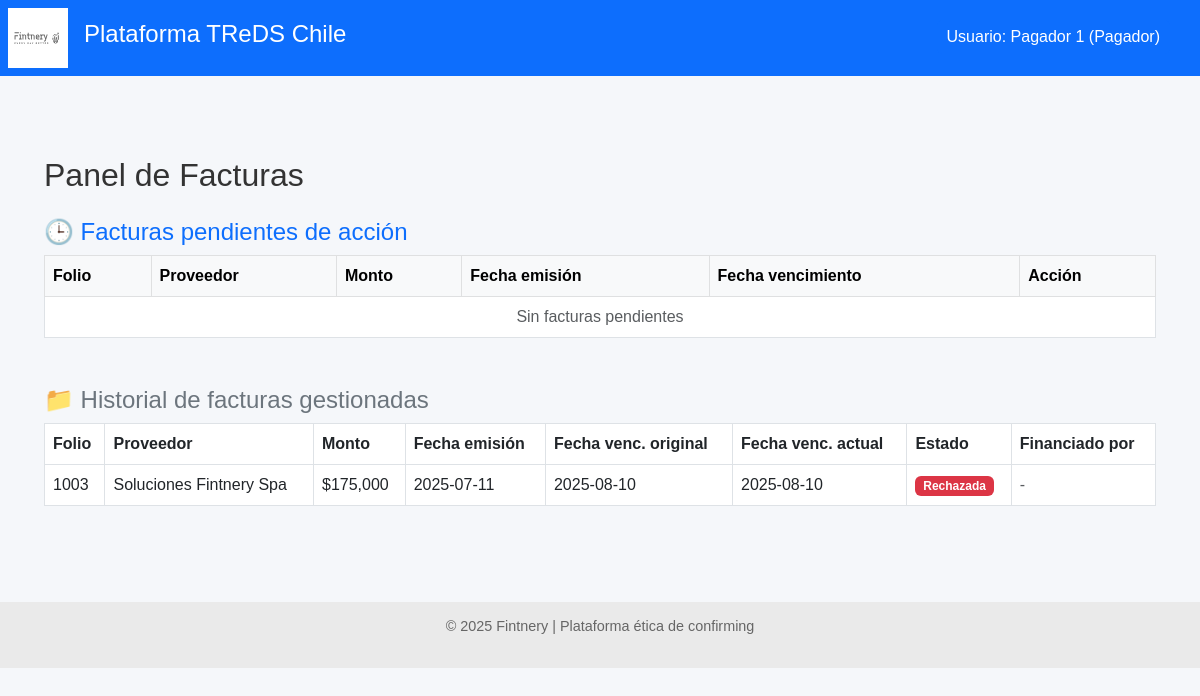
The app's page /pagador/facturas (signed in), older data.
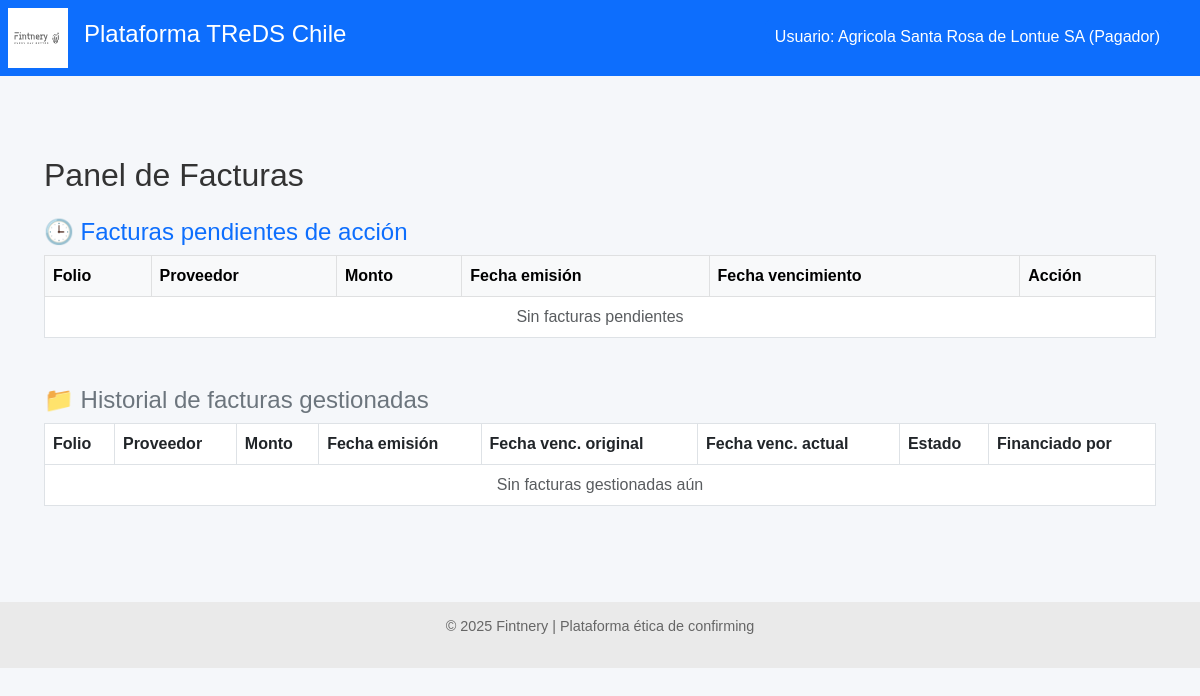
The same page, newer data.
### models.py (models this page shows)
class FacturaDB(Base):
    __tablename__ = "facturas"
    id = Column(Integer, primary_key=True, index=True)
    rut_emisor = Column(String, index=True)
    rut_receptor = Column(String)
    tipo_dte = Column(String)
    folio = Column(Integer)
    monto = Column(Integer)
    estado_dte = Column(String)
    razon_social_emisor = Column(String)
    razon_social_receptor = Column(String)
    fecha_emision = Column(Date)
    fecha_vencimiento = Column(Date)
    fecha_vencimiento_original = Column(Date, nullable=True)
    modificacion_aceptada_por_proveedor = Column(Boolean, nullable=True, default=None)
    confirming_solicitado = Column(Boolean, default=False)
    origen_confirmacion = Column(String, default="Desconocido")
    financiador_adjudicado = Column(Integer, ForeignKey("financiadores.id"), nullable=True)
    proveedor_id = Column(Integer, ForeignKey("proveedores.id"))
    proveedor = relationship("Proveedor", back_populates="facturas")
    pagador_id = Column(Integer, ForeignKey("pagadores.id"))
    pagador = relationship("Pagador", back_populates="facturas")
    ofertas = relationship("OfertaFinanciamiento", back_populates="factura")
    financiador = relationship(
        "Financiador",
        primaryjoin=Financiador.id == foreign(cast(financiador_adjudicado, Integer)), viewonly=True,
        uselist=False,
    )

class Pagador(Base):
    __tablename__ = "pagadores"
    id = Column(Integer, primary_key=True, index=True)
    nombre = Column(String, nullable=False)
    rut = Column(String, unique=True, index=True, nullable=False)
    usuario = Column(String, unique=True, index=True, nullable=False)
    clave_hash = Column(String, nullable=False)
    facturas = relationship("FacturaDB", back_populates="pagador")

### routers/pagador.py (the view)
@router.get("/facturas")
def ver_facturas_pagador(request: Request, db: Session = Depends(get_db)):
    pagador_id = request.session.get("pagador_id")
    if not pagador_id:
        return RedirectResponse(url="/pagador/login", status_code=303)
    pagador = db.query(Pagador).get(pagador_id)
    if not pagador:
        request.session.clear()
        return RedirectResponse(url="/pagador/login", status_code=303)
    facturas_pendientes = db.query(FacturaDB).filter(
        FacturaDB.rut_receptor == pagador.rut,
        FacturaDB.estado_dte == "Confirmación solicitada al pagador"
    ).all()
    facturas_gestionadas = db.query(FacturaDB).filter(
        FacturaDB.rut_receptor == pagador.rut,
        FacturaDB.estado_dte.in_([
            "Confirmada por pagador",
            "Rechazada por pagador",
            "Enviado a confirming",
            "Confirming adjudicado"
        ])
    ).all()
    return templates.TemplateResponse(
        "facturas_pagador.html",
        {
            "request": request,
            "facturas_pendientes": facturas_pendientes,
            "facturas_gestionadas": facturas_gestionadas,
            "pagador_nombre": pagador.nombre
        }
    )

### templates/facturas_pagador.html (shortened to what this page needs)
{% extends "base.html" %}
{% block content %}
<div class="container mt-5">
    <h2 class="mb-4">Panel de Facturas</h2>
    <h4 class="text-primary">🕒 Facturas pendientes de acción</h4>
    <table class="table table-bordered table-hover bg-white mb-5">
        <thead class="table-light">
            <tr>
                <th>Folio</th>
                <th>Proveedor</th>
                <th>Monto</th>
                <th>Fecha emisión</th>
                <th>Fecha vencimiento</th>
                <th>Acción</th>
            </tr>
        </thead>
        <tbody>
        {% for f in facturas_pendientes %}
            <tr>
                <td>{{ f.folio }}</td>
                <td>{{ f.razon_social_emisor }}</td>
                <td>${{ "{:,.0f}".format(f.monto) }}</td>
                <td>{{ f.fecha_emision }}</td>
                <td>
                    <form method="post" action="/pagador/editar-vencimiento/{{ f.id }}" class="d-flex">
                        <input type="date" name="nueva_fecha_vencimiento" class="form-control form-control-sm me-2" value="{{ f.fecha_vencimiento }}">
                        <button type="submit" class="btn btn-sm btn-outline-secondary">Cambiar</button>
                    </form>
                </td>
                <td>
                    <form method="post" action="/pagador/confirmar-factura/{{ f.id }}" style="display:inline;">
                        <button class="btn btn-sm btn-success">Confirmar</button>
                    </form>
                    <form method="post" action="/pagador/rechazar-factura/{{ f.id }}" style="display:inline;">
                        <button class="btn btn-sm btn-danger">Rechazar</button>
                    </form>
                </td>
            </tr>
        {% else %}
            <tr><td colspan="6" class="text-center text-muted">Sin facturas pendientes</td></tr>
        {% endfor %}
        </tbody>
    </table>
    <h4 class="text-secondary">📁 Historial de facturas gestionadas</h4>
    <table class="table table-bordered table-hover bg-light">
        <thead style="background-color: #0d6efd;" class="text-white">
            <tr>
                <th>Folio</th>
                <th>Proveedor</th>
                <th>Monto</th>
                <th>Fecha emisión</th>
                <th>Fecha venc. original</th>
                <th>Fecha venc. actual</th>
                <th>Estado</th>
                <th>Financiado por</th>
            </tr>
        </thead>
        <tbody>
        {% for f in facturas_gestionadas %}
            <tr>
                <td>{{ f.folio }}</td>
                <td>{{ f.razon_social_emisor }}</td>
                <td>${{ "{:,.0f}".format(f.monto) }}</td>
                <td>{{ f.fecha_emision }}</td>
                <td>{{ f.fecha_vencimiento_original }}</td>
                <td>{{ f.fecha_vencimiento }}</td>
                <td>
                    {% if f.estado_dte == "Confirmada por pagador" %}
                        <span class="badge bg-success">Confirmada</span>
                    {% elif f.estado_dte == "Rechazada por pagador" %}
                        <span class="badge bg-danger">Rechazada</span>
                    {% endif %}
                </td>
                <td>
                    {% if f.financiador_adjudicado %}
                        {{ f.financiador_adjudicado }}
                    {% else %}
                        <span class="text-muted">-</span>
                    {% endif %}
                </td>
            </tr>
        {% else %}
            <tr><td colspan="8" class="text-center text-muted">Sin facturas gestionadas aún</td></tr>
        {% endfor %}
        </tbody>
    </table>
</div>
{% endblock %}

### templates/base.html (shortened to what this page needs)
<!DOCTYPE html>
<html lang="es">
<head>
    <link href="https://cdn.jsdelivr.net/npm/bootstrap@5.3.0/dist/css/bootstrap.min.css" rel="stylesheet">
    <link rel="stylesheet" href="/static/styles.css">
</head>
<body>
    <header class="main-header d-flex align-items-center bg-primary text-white p-2">
        <img src="/static/LogoFIntneryWeb.svg" alt="Fintnery" class="logo me-3" style="height: 60px;">
        <h1 class="titulo-principal">Plataforma TReDS Chile</h1>
    </header>
    <main>
        {% block content %}{% endblock %}
    </main>
    <footer class="footer text-center mt-5">
        <p>&copy; 2025 Fintnery | Plataforma ética de confirming</p>
    </footer>
    {% if financiador_nombre or proveedor_nombre or pagador_nombre %}
    <div style="position: absolute; top: 20px; right: 30px; color: white; background-color: #0d6efd; padding: 5px 10px; border-radius: 5px;">
        Usuario:
        {% if pagador_nombre %}{{ pagador_nombre }} (Pagador){% endif %}
    </div>
    {% endif %}
</body>
</html>

Row changes from the older to the newer data that the page shows:
no longer on this page (row edited): FacturaDB: folio "1003", razon_social_emisor "Soluciones Fintnery Spa", monto "175,000", fecha_emision "2025-07-11", fecha_vencimiento_original "2025-08-10", fecha_vencimiento "2025-08-10", shows "Rechazada"
changed Pagador: nombre "Pagador 1" → "Agricola Santa Rosa de Lontue SA"
Text that changed along with them:
text now shown: "Sin facturas gestionadas aún"
